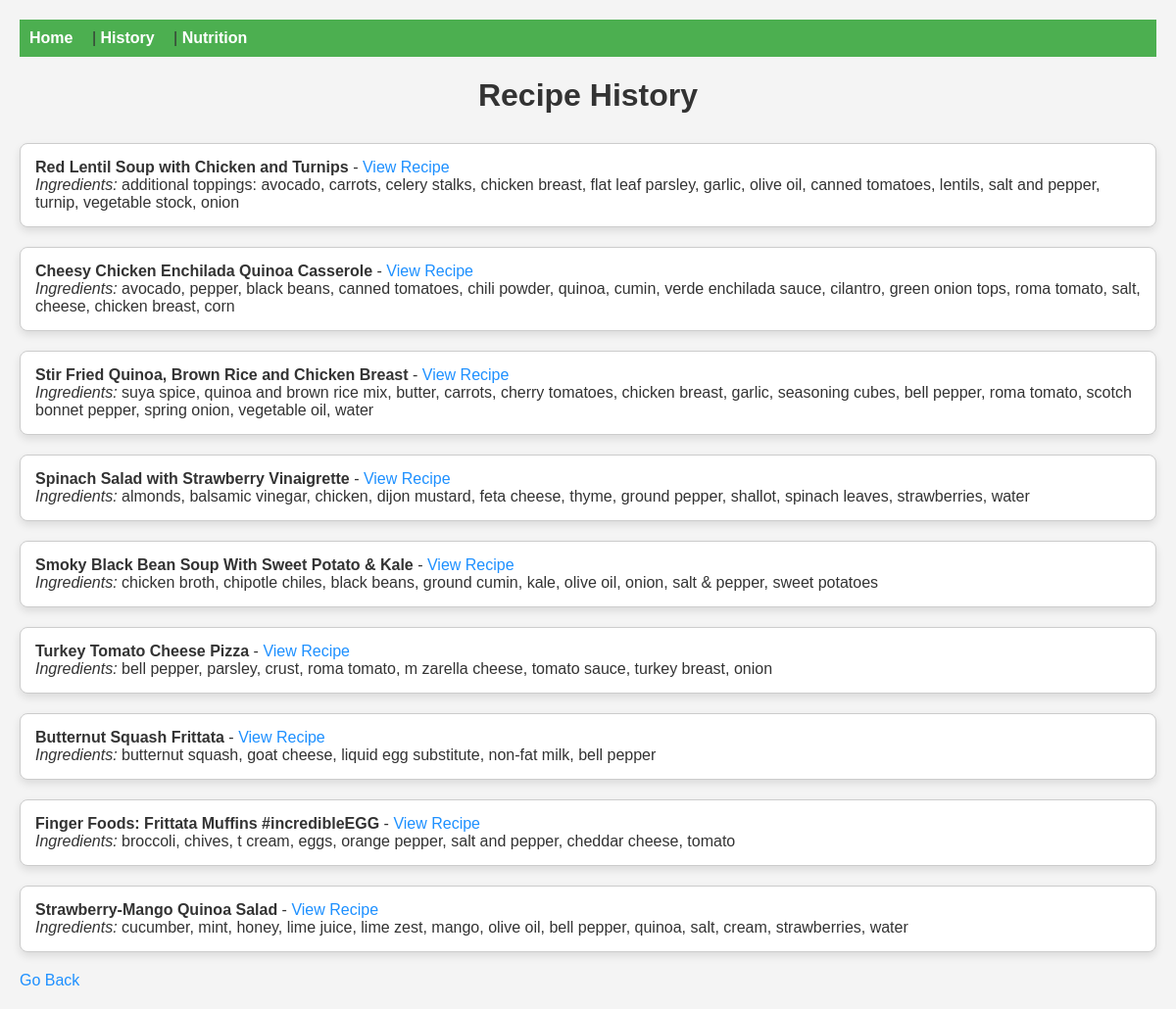
Before: /history with the older database file.
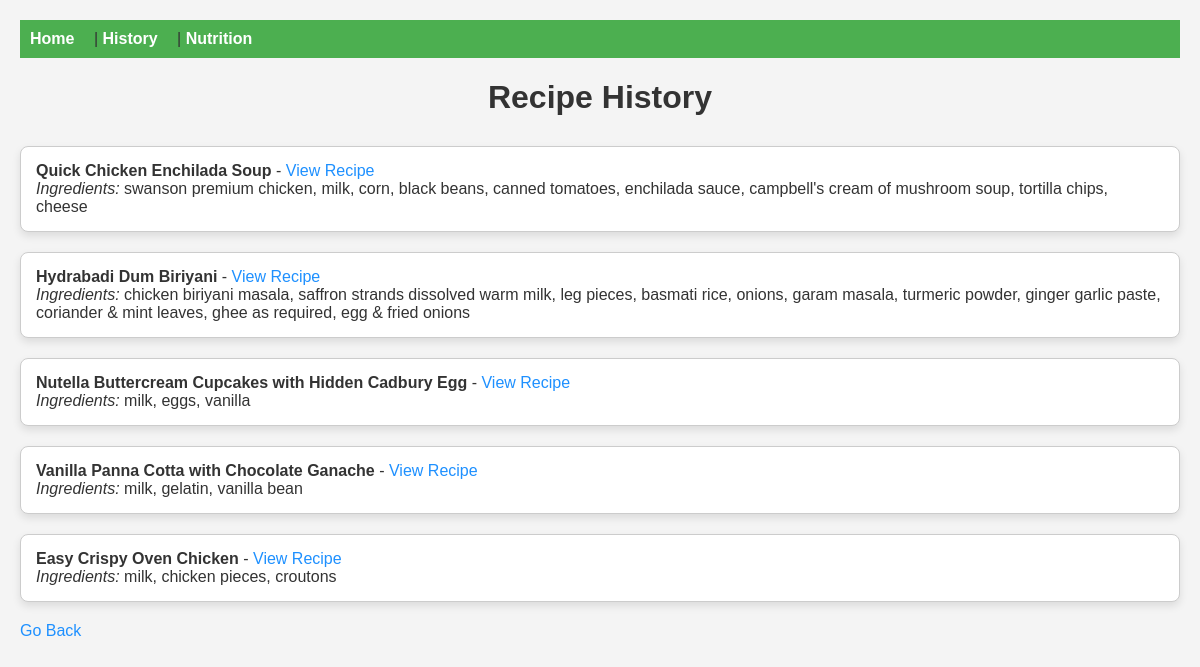
After: the same page with the newer database file.
### tables this page shows
CREATE TABLE recipes (
            id INTEGER PRIMARY KEY AUTOINCREMENT,
            title TEXT NOT NULL,
            url TEXT NOT NULL
        , nutrition_info TEXT);

### app.py (the view)
@app.route('/history')
def history():
    recipes = db.get_recipes_with_nutrition()
    return render_template('history.html', recipes=recipes)

### db.py (called while the page is built)
def get_recipes_with_nutrition():
    conn = sqlite3.connect('recipes.db')
    c = conn.cursor()
    c.execute('''
        SELECT recipes.title, recipes.url, recipes.nutrition_info, GROUP_CONCAT(DISTINCT ingredients.name)
        FROM recipes
        JOIN recipe_ingredients ON recipes.id = recipe_ingredients.recipe_id
        JOIN ingredients ON recipe_ingredients.ingredient_id = ingredients.id
        GROUP BY recipes.id
    ''')
    recipes = []
    for row in c.fetchall():
        title = row[0]
        url = row[1]
        nutrition_info = json.loads(row[2]) if row[2] else []
        ingredient_names = row[3].split(',')
        recipes.append({
            'title': title,
            'url': url,
            'ingredients': ingredient_names,
            'nutrition': nutrition_info
        })
    conn.close()
    return recipes

### templates/history.html (shortened to what this page needs)
<!DOCTYPE html>
<html lang="en">
<head>
</head>
<body>
    <nav>
        <a href="/">Home</a> |
        <a href="/history">History</a> |
        <a href="/nutrition">Nutrition</a>
    </nav>
    <h1>Recipe History</h1>
    <ul>
        {% for recipe in recipes %}
            <li>
                <strong>{{ recipe.title }}</strong> -
                <a href="{{ recipe.url }}" target="_blank">View Recipe</a>
                <br>
                <em>Ingredients:</em> {{ recipe.ingredients | join(', ') }}
            </li>
        {% endfor %}
    </ul>
    <a href="/">Go Back</a>
</body>
</html>

### templates/history.html (style rules this page uses)
body { font-family: Arial, sans-serif; margin: 0; padding: 20px; background-color: #f4f4f4; color: #333; }
nav { background-color: #4CAF50; padding: 10px; margin-bottom: 20px; }
nav a { color: white; margin-right: 15px; text-decoration: none; font-weight: bold; }
h1 { color: #333; text-align: center; margin-bottom: 30px; }
ul { list-style-type: none; padding: 0; }
li { margin-bottom: 20px; padding: 15px; background-color: white; border-radius: 8px; box-shadow: 0 4px 8px rgba(0, 0, 0, 0.1); border: 1px solid #ccc; }
a { color: #1e90ff; text-decoration: none; }

Changed rows visible on the page:
removed recipes: title "Red Lentil Soup with Chicken and Turnips", ingredients "additional toppings: avocado, carrots, celery stalks, chicken breast, flat leaf parsley, garlic, olive oil, canned tomatoes, lentils, salt and pepper, turnip, vegetable stock, onion"
removed recipes: title "Cheesy Chicken Enchilada Quinoa Casserole", ingredients "avocado, pepper, black beans, canned tomatoes, chili powder, quinoa, cumin, verde enchilada sauce, cilantro, green onion tops, roma tomato, salt, cheese, chicken breast, corn"
removed recipes: title "Stir Fried Quinoa, Brown Rice and Chicken Breast", ingredients "suya spice, quinoa and brown rice mix, butter, carrots, cherry tomatoes, chicken breast, garlic, seasoning cubes, bell pepper, roma tomato, scotch bonnet pepper, spring onion, vegetable oil, water"
removed recipes: title "Spinach Salad with Strawberry Vinaigrette", ingredients "almonds, balsamic vinegar, chicken, dijon mustard, feta cheese, thyme, ground pepper, shallot, spinach leaves, strawberries, water"
removed recipes: title "Smoky Black Bean Soup With Sweet Potato & Kale", ingredients "chicken broth, chipotle chiles, black beans, ground cumin, kale, olive oil, onion, salt & pepper, sweet potatoes"
removed recipes: title "Turkey Tomato Cheese Pizza", ingredients "bell pepper, parsley, crust, roma tomato, m zarella cheese, tomato sauce, turkey breast, onion"
removed recipes: title "Butternut Squash Frittata", ingredients "butternut squash, goat cheese, liquid egg substitute, non-fat milk, bell pepper"
removed recipes: title "Finger Foods: Frittata Muffins #incredibleEGG", ingredients "broccoli, chives, t cream, eggs, orange pepper, salt and pepper, cheddar cheese, tomato"
removed recipes: title "Strawberry-Mango Quinoa Salad", ingredients "cucumber, mint, honey, lime juice, lime zest, mango, olive oil, bell pepper, quinoa, salt, cream, strawberries, water"
added recipes: title "Quick Chicken Enchilada Soup", ingredients "swanson premium chicken, milk, corn, black beans, canned tomatoes, enchilada sauce, campbell's cream of mushroom soup, tortilla chips, cheese"
added recipes: title "Hydrabadi Dum Biriyani", ingredients "chicken biriyani masala, saffron strands dissolved warm milk, leg pieces, basmati rice, onions, garam masala, turmeric powder, ginger garlic paste, coriander & mint leaves, ghee as required, egg & fried onions"
added recipes: title "Nutella Buttercream Cupcakes with Hidden Cadbury Egg", ingredients "milk, eggs, vanilla"
added recipes: title "Vanilla Panna Cotta with Chocolate Ganache", ingredients "milk, gelatin, vanilla bean"
added recipes: title "Easy Crispy Oven Chicken", ingredients "milk, chicken pieces, croutons"
